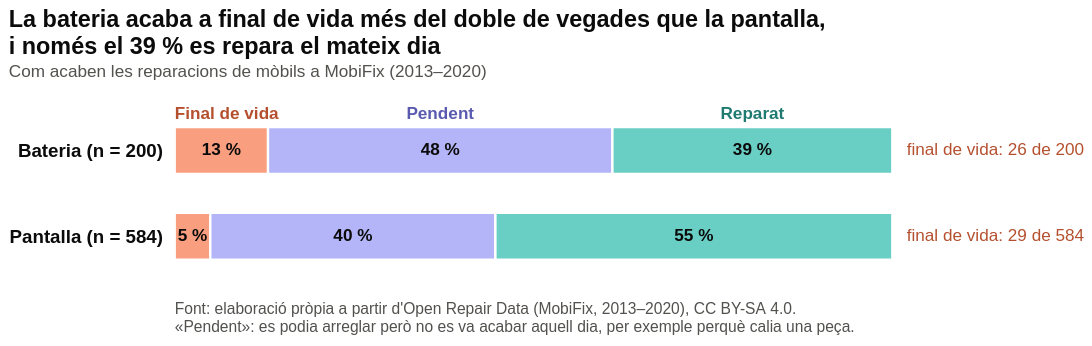

This figure's Vega-Lite source:
### Vega-Lite specification from a JSON file in a GitHub repository (floating-point values rounded to 4 significant figures)
{"config": {"view": {"continuousWidth": 300, "continuousHeight": 300, "strokeWidth": 0}, "background": "white", "font": "Helvetica, Arial, sans-serif"}, "vconcat": [{"layer": [{"data": {"name": "data-99922a5424ec11a01bc93a2c7f43311f"}, "mark": {"type": "bar", "height": 30, "stroke": "white", "strokeWidth": 1.5}, "encoding": {"color": {"field": "resultat", "legend": null, "scale": {"domain": ["Final de vida", "Pendent", "Reparat"], "range": ["#f99e7e", "#b4b4f8", "#69cec4"]}, "type": "nominal"}, "x": {"axis": null, "field": "inici", "scale": {"domain": [0, 100]}, "type": "quantitative"}, "x2": {"field": "fi"}, "y": {"axis": {"domain": false, "labelColor": "#0b0b0b", "labelFontSize": 12, "labelFontWeight": "bold", "labelPadding": 8, "ticks": false}, "field": "fila", "sort": ["Bateria (n = 200)", "Pantalla (n = 584)"], "title": null, "type": "nominal"}}, "transform": [{"calculate": "datum.inici + datum.pct", "as": "fi"}]}, {"data": {"name": "data-31b7855830f47153cd527384a88ac923"}, "mark": {"type": "text", "color": "#0b0b0b", "fontSize": 11, "fontWeight": "bold"}, "encoding": {"text": {"field": "t", "type": "nominal"}, "x": {"field": "mig", "type": "quantitative"}, "y": {"axis": {"domain": false, "labelColor": "#0b0b0b", "labelFontSize": 12, "labelFontWeight": "bold", "labelPadding": 8, "ticks": false}, "field": "fila", "sort": ["Bateria (n = 200)", "Pantalla (n = 584)"], "title": null, "type": "nominal"}}}, {"data": {"name": "data-321e9b094623cf844fc891a447361507"}, "mark": {"type": "text", "color": "#0b0b0b", "fontSize": 11, "fontWeight": "bold"}, "encoding": {"text": {"field": "t", "type": "nominal"}, "x": {"field": "mig", "type": "quantitative"}, "y": {"axis": {"domain": false, "labelColor": "#0b0b0b", "labelFontSize": 12, "labelFontWeight": "bold", "labelPadding": 8, "ticks": false}, "field": "fila", "sort": ["Bateria (n = 200)", "Pantalla (n = 584)"], "title": null, "type": "nominal"}}}, {"data": {"name": "data-21eb01deaf58f254f59a836161d790b5"}, "mark": {"type": "text", "color": "#0b0b0b", "fontSize": 11, "fontWeight": "bold"}, "encoding": {"text": {"field": "t", "type": "nominal"}, "x": {"field": "mig", "type": "quantitative"}, "y": {"axis": {"domain": false, "labelColor": "#0b0b0b", "labelFontSize": 12, "labelFontWeight": "bold", "labelPadding": 8, "ticks": false}, "field": "fila", "sort": ["Bateria (n = 200)", "Pantalla (n = 584)"], "title": null, "type": "nominal"}}}, {"data": {"name": "data-d017b3955c3dba3dfe50abaa28d1d34a"}, "mark": {"type": "text", "align": "left", "color": "#b5502f", "fontSize": 11}, "encoding": {"text": {"field": "t", "type": "nominal"}, "x": {"field": "x", "type": "quantitative"}, "y": {"axis": {"domain": false, "labelColor": "#0b0b0b", "labelFontSize": 12, "labelFontWeight": "bold", "labelPadding": 8, "ticks": false}, "field": "fila", "sort": ["Bateria (n = 200)", "Pantalla (n = 584)"], "title": null, "type": "nominal"}}}, {"data": {"name": "data-68dc08ec0089fcfaf8315ff764cbdad5"}, "mark": {"type": "text", "align": "left", "baseline": "bottom", "color": "#b5502f", "dy": -18, "fontSize": 11, "fontWeight": "bold"}, "encoding": {"text": {"field": "t", "type": "nominal"}, "x": {"field": "x", "type": "quantitative"}, "y": {"field": "fila", "sort": ["Bateria (n = 200)", "Pantalla (n = 584)"], "type": "nominal"}}}, {"data": {"name": "data-42c8cf7ec542edaa98113985f5382b41"}, "mark": {"type": "text", "align": "center", "baseline": "bottom", "color": "#5a5ab0", "dy": -18, "fontSize": 11, "fontWeight": "bold"}, "encoding": {"text": {"field": "t", "type": "nominal"}, "x": {"field": "x", "type": "quantitative"}, "y": {"field": "fila", "sort": ["Bateria (n = 200)", "Pantalla (n = 584)"], "type": "nominal"}}}, {"data": {"name": "data-7504b6b8b3a5a990674563a51619a76e"}, "mark": {"type": "text", "align": "center", "baseline": "bottom", "color": "#1f7a70", "dy": -18, "fontSize": 11, "fontWeight": "bold"}, "encoding": {"text": {"field": "t", "type": "nominal"}, "x": {"field": "x", "type": "quantitative"}, "y": {"field": "fila", "sort": ["Bateria (n = 200)", "Pantalla (n = 584)"], "type": "nominal"}}}], "height": 110, "width": 460}, {"data": {"name": "data-d13bf49b4c6bfc048660b9fcebeeccba"}, "mark": {"type": "text", "align": "left", "baseline": "top", "color": "#52514e", "fontSize": 10, "lineBreak": "\n"}, "encoding": {"text": {"field": "t", "type": "nominal"}, "x": {"value": 0}, "y": {"value": 0}}, "height": 24, "width": 460}], "spacing": 14, "title": {"text": ["La bateria acaba a final de vida més del doble de vegades que la pantalla,", "i només el 39 % es repara el mateix dia"], "anchor": "start", "color": "#0b0b0b", "fontSize": 15, "offset": 16, "subtitle": ["Com acaben les reparacions de mòbils a MobiFix (2013–2020)"], "subtitleColor": "#52514e", "subtitleFontSize": 11}, "$schema": "https://vega.github.io/schema/vega-lite/v6.4.1.json", "datasets": {"data-99922a5424ec11a01bc93a2c7f43311f": [{"component": "Bateria", "resultat": "Final de vida", "n": 26, "total": 200, "pct": 13.0, "inici": 0.0, "fila": "Bateria (n = 200)", "periode": "2013–2020"}, {"component": "Bateria", "resultat": "Pendent", "n": 96, "total": 200, "pct": 48.0, "inici": 13.0, "fila": "Bateria (n = 200)", "periode": "2013–2020"}, {"component": "Bateria", "resultat": "Reparat", "n": 78, "total": 200, "pct": 39.0, "inici": 61.0, "fila": "Bateria (n = 200)", "periode": "2013–2020"}, {"component": "Pantalla", "resultat": "Final de vida", "n": 29, "total": 584, "pct": 4.966, "inici": 0.0, "fila": "Pantalla (n = 584)", "periode": "2013–2020"}, {"component": "Pantalla", "resultat": "Pendent", "n": 232, "total": 584, "pct": 39.73, "inici": 4.966, "fila": "Pantalla (n = 584)", "periode": "2013–2020"}, {"component": "Pantalla", "resultat": "Reparat", "n": 323, "total": 584, "pct": 55.31, "inici": 44.69, "fila": "Pantalla (n = 584)", "periode": "2013–2020"}], "data-31b7855830f47153cd527384a88ac923": [{"component": "Bateria", "resultat": "Final de vida", "n": 26, "total": 200, "pct": 13.0, "inici": 0.0, "fila": "Bateria (n = 200)", "periode": "2013–2020", "mig": 6.5, "t": "13 %"}, {"component": "Pantalla", "resultat": "Final de vida", "n": 29, "total": 584, "pct": 4.966, "inici": 0.0, "fila": "Pantalla (n = 584)", "periode": "2013–2020", "mig": 2.483, "t": "5 %"}], "data-321e9b094623cf844fc891a447361507": [{"component": "Bateria", "resultat": "Pendent", "n": 96, "total": 200, "pct": 48.0, "inici": 13.0, "fila": "Bateria (n = 200)", "periode": "2013–2020", "mig": 37.0, "t": "48 %"}, {"component": "Pantalla", "resultat": "Pendent", "n": 232, "total": 584, "pct": 39.73, "inici": 4.966, "fila": "Pantalla (n = 584)", "periode": "2013–2020", "mig": 24.83, "t": "40 %"}], "data-21eb01deaf58f254f59a836161d790b5": [{"component": "Bateria", "resultat": "Reparat", "n": 78, "total": 200, "pct": 39.0, "inici": 61.0, "fila": "Bateria (n = 200)", "periode": "2013–2020", "mig": 80.5, "t": "39 %"}, {"component": "Pantalla", "resultat": "Reparat", "n": 323, "total": 584, "pct": 55.31, "inici": 44.69, "fila": "Pantalla (n = 584)", "periode": "2013–2020", "mig": 72.35, "t": "55 %"}], "data-d017b3955c3dba3dfe50abaa28d1d34a": [{"component": "Bateria", "resultat": "Final de vida", "n": 26, "total": 200, "pct": 13.0, "inici": 0.0, "fila": "Bateria (n = 200)", "periode": "2013–2020", "x": 102, "t": "final de vida: 26 de 200"}, {"component": "Pantalla", "resultat": "Final de vida", "n": 29, "total": 584, "pct": 4.966, "inici": 0.0, "fila": "Pantalla (n = 584)", "periode": "2013–2020", "x": 102, "t": "final de vida: 29 de 584"}], "data-68dc08ec0089fcfaf8315ff764cbdad5": [{"x": 0, "fila": "Bateria (n = 200)", "t": "Final de vida"}], "data-42c8cf7ec542edaa98113985f5382b41": [{"x": 37.0, "fila": "Bateria (n = 200)", "t": "Pendent"}], "data-7504b6b8b3a5a990674563a51619a76e": [{"x": 80.5, "fila": "Bateria (n = 200)", "t": "Reparat"}], "data-d13bf49b4c6bfc048660b9fcebeeccba": [{"t": "Font: elaboració pròpia a partir d'Open Repair Data (MobiFix, 2013–2020), CC BY-SA 4.0.\n«Pendent»: es podia arreglar però no es va acabar aquell dia, per exemple perquè calia una peça."}]}}
